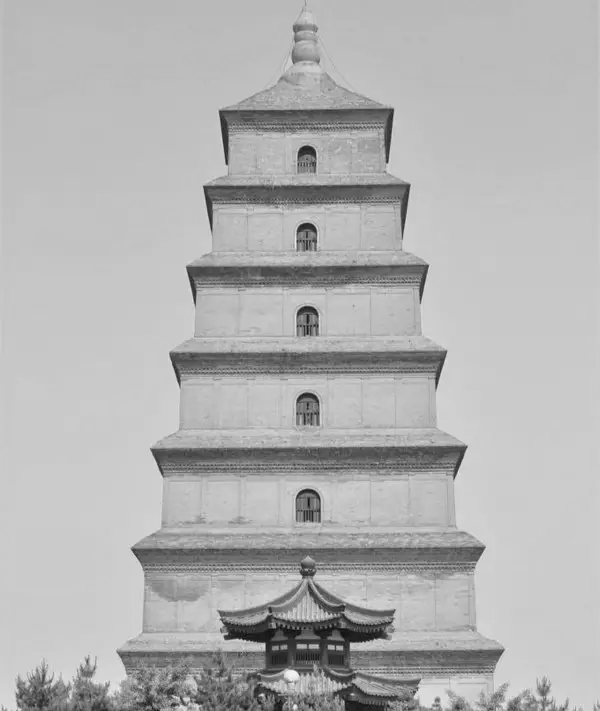
#> input picture 实验五/Exp05/images/dayanta_yuantu.bmp, 600 x 711 px
$ python -i HorizontalVertical.py   (imports and definitions only)
#> lines starting #> are read from the running program, lines starting #| are printed output that depends on the picture
#> further down, picture is the input picture: shape (711, 600); min 3, max 244, mean 178.6
import cv2 as cv
import numpy as np
from numpy.core._multiarray_umath import ndarray


def HorizontalAndVerticalGradientOperator(image):
    image = cv.resize(image, (600, 600))
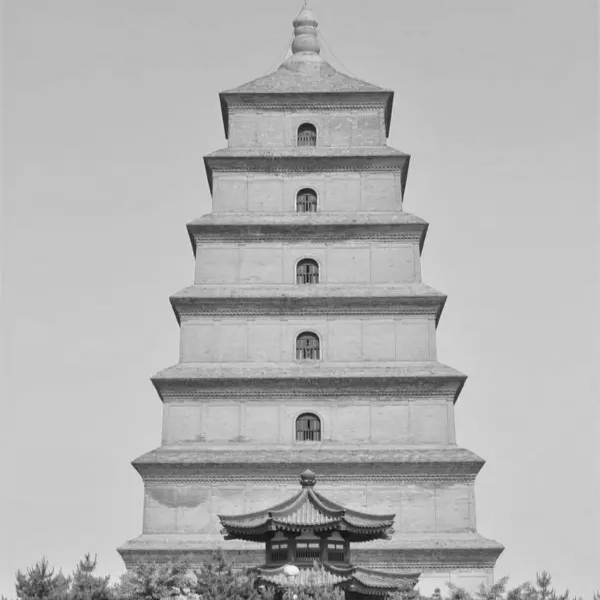
#> image: shape (600, 600); min 14, max 242, mean 178.5
    new_image = np.copy(image)
    rows, cols = image.shape
#> rows = 600; cols = 600
    kernel_Level = np.array([[-1, 1], [0, 0]])
    kernel_Vertical = np.array([[-1, 0], [1, 0]])
    for x in range(rows):
        for y in range(cols):
            block = image[x:x + 2, y:y + 2]
            dx = cv.filter2D(block, -1, kernel_Level)
            sum_x = abs(dx.sum())
            dy = cv.filter2D(block, -1, kernel_Vertical)
            sum_y = abs(dy.sum())
            var_xy = sum_x + sum_y
            new_image[x, y] = var_xy
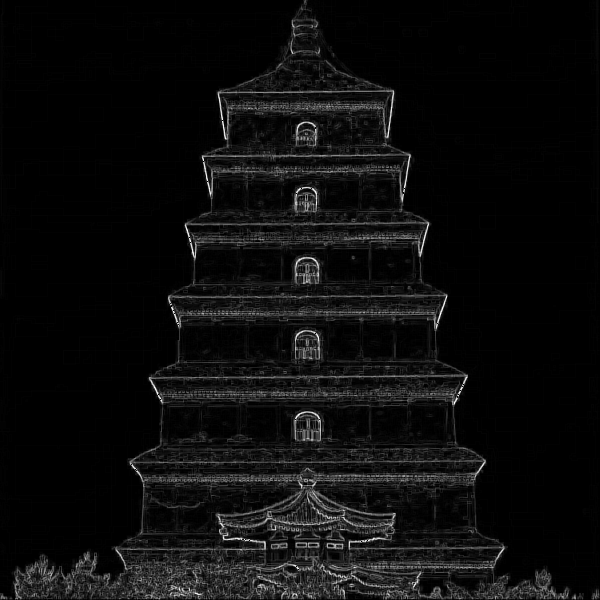
#> new_image: shape (600, 600); min 0, max 254, mean 12.5
    return new_image


# [86 lines left out: function HorizontalAndVerticalGradientOperatorWithThreshold, not called in this run]


# [1 line not run here, left out]
# [1 line that did not run here, left out]
# dst_2 = HorizontalAndVerticalGradientOperator(src)
# [5 lines not run here, left out]

>>> import cv2
>>> picture = cv2.imread('images/dayanta_yuantu.bmp', cv2.IMREAD_GRAYSCALE)
>>> result = HorizontalAndVerticalGradientOperator(picture)
